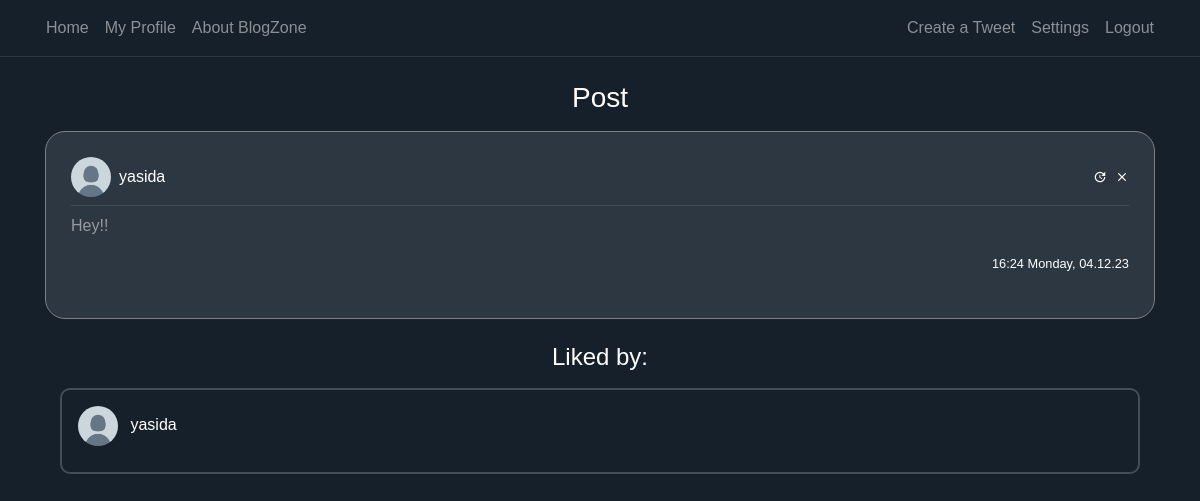
The app's page /like/3/ (signed in) with its own data.
### Blog/models.py (models this page shows, shortened)
class Post(models.Model):
    content = models.TextField(max_length=1000)
    date_posted = models.DateTimeField(default=timezone.now)
    author = models.ForeignKey(User, on_delete=models.CASCADE)
    likes = models.ManyToManyField(User, related_name="liked_posts", blank=True)
    post_image = models.ImageField(upload_to="post_images", blank=True)

### users/models.py (models this page shows, shortened)
class Profile(models.Model):
    user = models.OneToOneField(User, on_delete=models.CASCADE)
    image = models.ImageField(default="default.png", upload_to="profile_pics")

### Blog/views.py (the view)
# urls.py: path("like/<int:pk>/", LikeDetailView.as_view(), name="like-detail"),
class LikeDetailView(DetailView):
    model = Post
    template_name = "Blog/like_detail.html"
    context_object_name = "post"
    def get_context_data(self, **kwargs):
        context = super().get_context_data(**kwargs)
        post = self.get_object()
        liked_users = post.likes.all()  # Fetch all users who liked this post
        context["liked_users"] = liked_users
        return context

### Blog/templates/Blog/like_detail.html
{% extends "Blog/base.html" %}
{% load crispy_forms_tags %}
{% block content %}
<div class="container">
    <h3 class="white-important mb-3">
        Post
    </h3>
    <div class="hovered-tweet-comment">
        <article class="media content-section">
            <div style="width: 100%; word-break: break-all;">
                <div class="pb-2 row m-0" style="width: 100%; margin-right: 0 !important;">
                    <div class="col-8 no-padding d-flex align-items-center" style="padding-left: 0px !important;">
                        <img class="rounded-circle mr-2" style="width: 40px; height: 40px;"
                            src="{{ post.author.profile.image.url }}">
                        <a class="mr-2 white-important" href="{% url 'user-posts' post.author %}">
                            {{ post.author }}
                        </a>
                    </div>
                    <div class="col-4 d-flex flex-row-reverse no-padding align-items-center"
                        style="padding-right: 0 !important;">
                        {% if post.author == user %}
                        <a class="material-icons ml-2" style="font-size: 14px"
                            href="{% url 'post-delete' post.id %}">clear</a>
                        <a class="material-icons ml-2" style="font-size: 14px"
                            href="{% url 'post-update' post.id %}">update</a>
                        {% endif %}
                    </div>
                </div>
                <div class="mb-2" style="width: 100%; height: 1px; background-color: rgba(255, 255, 255, 0.1)"></div>
                <a style="color: rgba(255, 255, 255, 0.5) !important;">
                    <p>
                        {{ post.content }}
                    </p>
                    <small class="white-important d-flex full-width flex-row-reverse">
                        {{ post.date_posted | date:"H:i l, d.m.y" }}
                    </small>
                </a>
            </div>
        </article>
    </div>
    <br>
    <div class="container">
        <h4 class="white-important mb-3">
            Liked by:
        </h4>
        <div class='comment p-3 mb-3' style="border: 2px solid rgba(255, 255, 255, 0.2); border-radius: 10px;">
            <ul style="list-style: none; padding: 0;">
                {% for liked_user in post.likes.all %}
                <li style="margin-bottom: 10px;">
                    <img class="rounded-circle mr-2" style="width: 40px; height: 40px;"
                        src="{{ liked_user.profile.image.url }}">
                    <a href="{% url 'user-posts' liked_user.username %}">
                        {{ liked_user.username }}
                    </a>
                </li>
                {% empty %}
                <li>No users have liked this post yet.</li>
                {% endfor %}
            </ul>
        </div>
    </div>
    {% endblock content %}

### Blog/static/Blog/main.css (style rules this page uses)
:root { --muted-color: rgba(255, 255, 255, 0.5); }
body { background: #15202b; color: var(--muted-color); margin-top: 5rem; }
h1, h2, h3, h4, h5, h6 { color: var(--muted-color); }
ul { margin: 0; }
.content-section { padding: 10px 10px; margin-bottom: 20px; }
.no-padding { padding: 0 !important; }
a { color: white; text-underline: none; text-decoration: none !important; }
article { border-radius: 4px; }
.white-important { color: white; font-weight: bold; }
.full-width { width: 100% }
ul { list-style: none !important; }
.hovered-tweet-comment { background-color: #2d3741 !important; padding: 15px; border-radius: 20px; border: 1px solid grey; }

### Blog/static/Blog/style.css (style rules this page uses)
body { font-family: Arial, Helvetica, sans-serif; height: 100vh; margin: 0; padding: 0; }
.white-important { text-align: center; font-weight: normal; }

### records on screen
Post: author.profile.image (placeholder picture), author "yasida", content "Hey!!", date_posted "16:24 Monday, 04.12.23"

### other values on screen
{{ liked_user.username }} "yasida"
